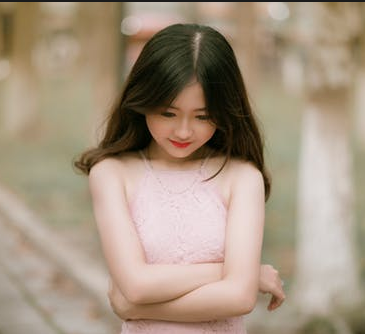
//> input picture project_code/images/test.png, 365 x 334 px
$ ./VC_FANFUHAN_OPENCV013   (built with g++ and OpenCV 4)
//> lines starting //> are read from the running program, lines starting //| are printed output that depends on the picture
// VC_FANFUHAN_OPENCV013.cpp : 定義主控台應用程式的進入點。
//
/*
// Debug | x32
通用屬性
| C/C++
|	| 一般
|		| 其他 Include 目錄 -> C:\opencv\build\include
|
| 連結器
| 	|一一般
|		|  其他程式庫目錄 -> C:\opencv\build\x64\vc15\lib
|
| 	|一輸入
|		| 其他相依性 -> opencv_world411d.lib;%(AdditionalDependencies)

// Releas | x64
組態屬性
| C/C++
|	| 一般
|		| 其他 Include 目錄 -> C:\opencv\build\include
|
| 連結器
| 	|一般
|		| 其他程式庫目錄 -> C:\opencv\build\x64\vc15\lib
|
| 	|一輸入
|		| 其他相依性 -> opencv_world411.lib;%(AdditionalDependencies)

*/
#include "stdafx.h"
#include <iostream>
#include <opencv2/opencv.hpp>
#include <opencv2/core/core.hpp>
#include <opencv2/highgui/highgui.hpp>

using namespace std;
using namespace cv;

void pause()
{
	printf("Press Enter key to continue...");
	fgetc(stdin);
}
int main()
{
	Mat src_bgr = imread("../../images/test.png");
//> src_bgr is the input picture: 334 rows x 365 cols, CV_8UC3; mean B, G, R 128.5, 147.9, 165.4

	if (src_bgr.empty())
	{
		cout << "could not load image.." << endl;
		pause();
		return -1;
	}
	else
	{
		imshow("input_bgr", src_bgr);
		Mat dst;
		/*
		flipCode	Anno
		1			水平翻转
		0			垂直翻转
		-1			水平垂直翻转
		*/
		// X轴 倒影
		flip(src_bgr, dst, 0);
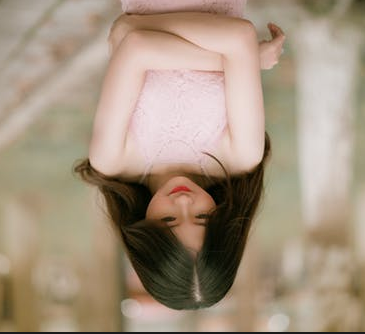
//> dst: 334 rows x 365 cols, CV_8UC3; mean B, G, R 128.5, 147.9, 165.4
		imshow("x_flip", dst);

		// Y轴 镜像
		flip(src_bgr, dst, 1);
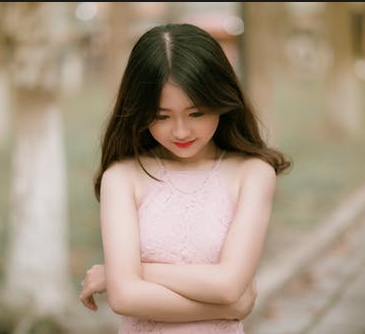
//> dst: 334 rows x 365 cols, CV_8UC3; mean B, G, R 128.5, 147.9, 165.4
		imshow("y_flip", dst);

		// XY轴 对角
		flip(src_bgr, dst, -1);
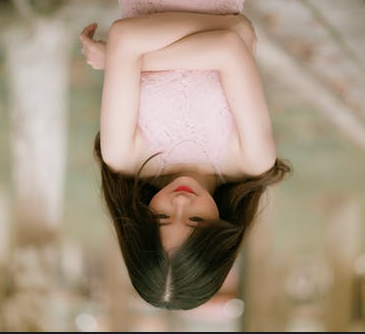
//> dst: 334 rows x 365 cols, CV_8UC3; mean B, G, R 128.5, 147.9, 165.4
		imshow("xy_flip", dst);

		waitKey(0);
	}

	return 0;
}

$ run again, with project_code/images/basketball1.png copied over project_code/images/test.png
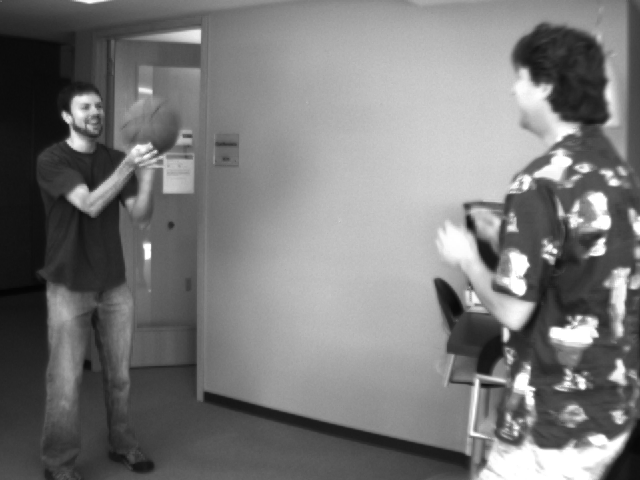
//> input picture project_code/images/basketball1.png, 640 x 480 px
//> src_bgr is the input picture: 480 rows x 640 cols, CV_8UC3; min 4, max 255, mean 120.3
//> `flip(src_bgr, dst, 1);`:
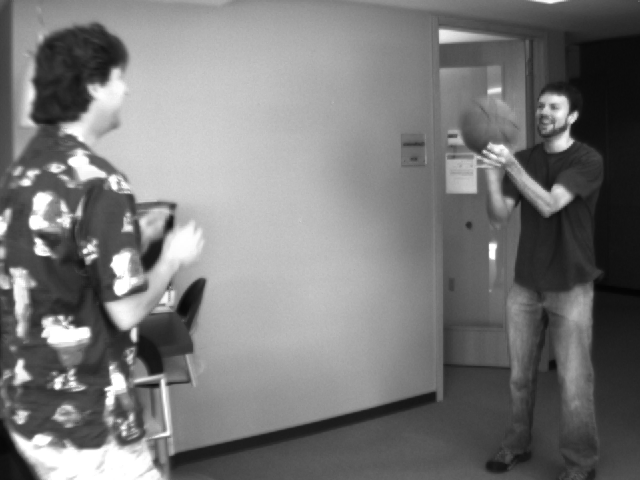
//> dst: 480 rows x 640 cols, CV_8UC3; min 4, max 255, mean 120.3
//> `flip(src_bgr, dst, -1);`:
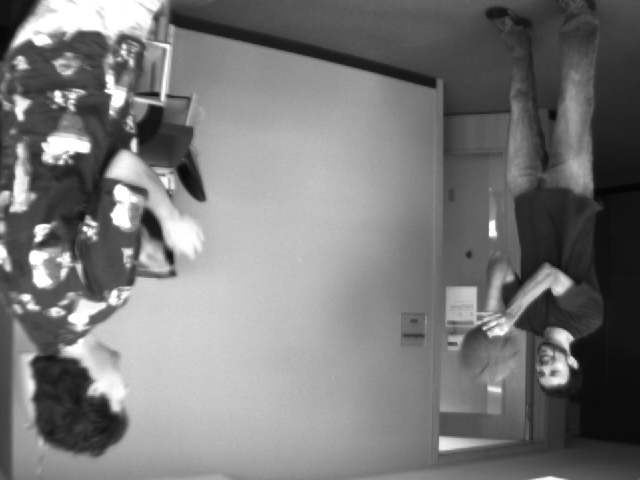
//> dst: 480 rows x 640 cols, CV_8UC3; min 4, max 255, mean 120.3
